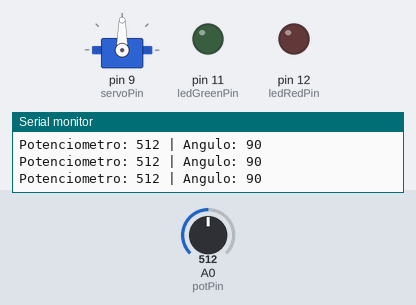
A sketch run on a simulated Arduino Uno, built with avr-gcc and run on an emulated ATmega328P. On the bench: servo, output pins drawn as LEDs (lit = HIGH), the last lines printed to the serial monitor. Inputs (shaded band) come from the test bench; at power-on: A0 (potPin) = 512.

Above: at 1.2 s.
1.3 s: A0 (potPin) set to 716
At 1.8 s:
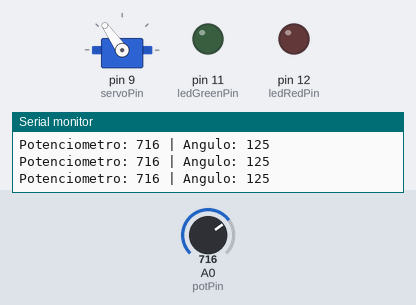
2.8 s: A0 (potPin) set to 900
At 3.3 s:
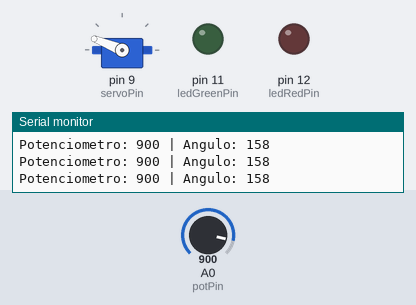
4.3 s: A0 (potPin) set to 1023
At 4.9 s:
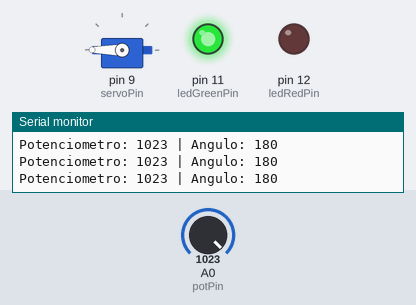
5.8 s: A0 (potPin) set to 306
At 6.5 s:
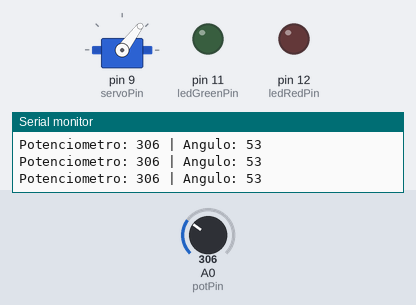
7.3 s: A0 (potPin) set to 122
At 8.1 s:
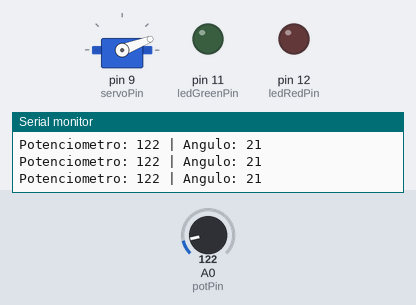
8.8 s: A0 (potPin) set to 105
At 9.6 s:
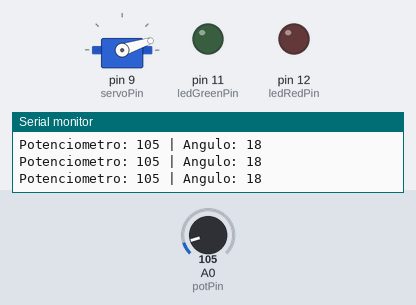
10.3 s: A0 (potPin) set to 90
Timing chart, 0 to 13.3 s (numbered marks = the images above; inputs shaded):
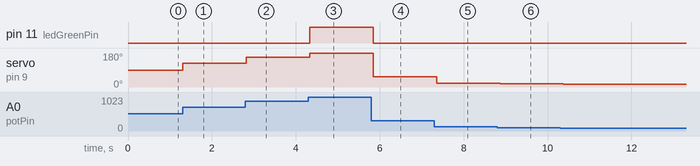

The sketch:

P4_ControlDeServomotor.ino
```cpp
#include <Servo.h>

// Define los pines
const int potPin = A0;       // Pin analógico donde está conectado el potenciómetro
const int servoPin = 9;      // Pin PWM donde está conectado el servomotor
const int ledRedPin = 12;    // Pin digital para el LED rojo
const int ledGreenPin = 11;  // Pin digital para el LED verde

// Crea un objeto para controlar el servomotor
Servo myServo;

void setup() {
  // Inicia la comunicación serial
  Serial.begin(9600);

  // Adjunta el servomotor al pin PWM
  myServo.attach(servoPin);

  // Configura los pines de los LEDs como salida
  pinMode(ledRedPin, OUTPUT);
  pinMode(ledGreenPin, OUTPUT);
}

void loop() {
  // Lee el valor del potenciómetro (0 a 1023)
  int potValue = analogRead(potPin);

  // Mapea el valor del potenciómetro a un rango de 0 a 180 grados
  int angle = map(potValue, 0, 1023, 0, 180);

  // Mueve el servomotor al ángulo correspondiente
  myServo.write(angle);

  // Muestra los valores en el monitor serial
  Serial.print("Potenciometro: ");
  Serial.print(potValue);
  Serial.print(" | Angulo: ");
  Serial.println(angle);

  // Controla los LEDs según la posición del servomotor
  if (angle == 0) {
    digitalWrite(ledRedPin, HIGH);    // Enciende el LED rojo
    digitalWrite(ledGreenPin, LOW);   // Apaga el LED verde
  } else if (angle == 180) {
    digitalWrite(ledRedPin, LOW);     // Apaga el LED rojo
    digitalWrite(ledGreenPin, HIGH);  // Enciende el LED verde
  } else {
    digitalWrite(ledRedPin, LOW);     // Apaga el LED rojo
    digitalWrite(ledGreenPin, LOW);   // Apaga el LED verde
  }

  // Pausa de 100 milisegundos
  delay(100);
}
```

Measured:
- after the input at 1.3 s, servo on pin 9 (servoPin): 90° → 125° at once
- after the input at 2.8 s, servo on pin 9 (servoPin): 125° → 158° at once
- after the input at 4.3 s, pin 11 (ledGreenPin): LOW → HIGH at once; servo on pin 9 (servoPin): 158° → 180° at once
- after the input at 5.8 s, pin 11 (ledGreenPin): HIGH → LOW after 0.05 s; servo on pin 9 (servoPin): 180° → 53° after 0.05 s
- after the input at 7.3 s, servo on pin 9 (servoPin): 53° → 21° after 0.06 s
- after the input at 8.8 s, servo on pin 9 (servoPin): 21° → 18° after 0.07 s
- after the input at 10.3 s, servo on pin 9 (servoPin): 18° → 15° after 0.08 s
